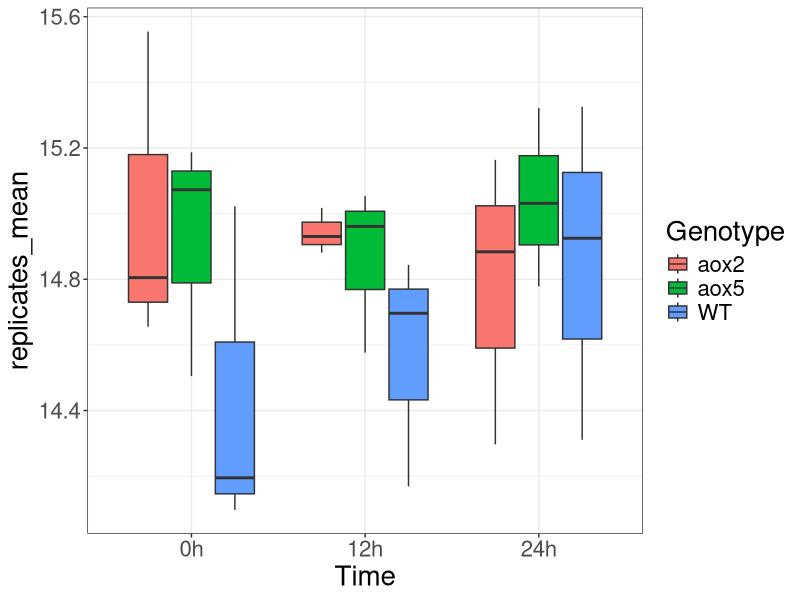
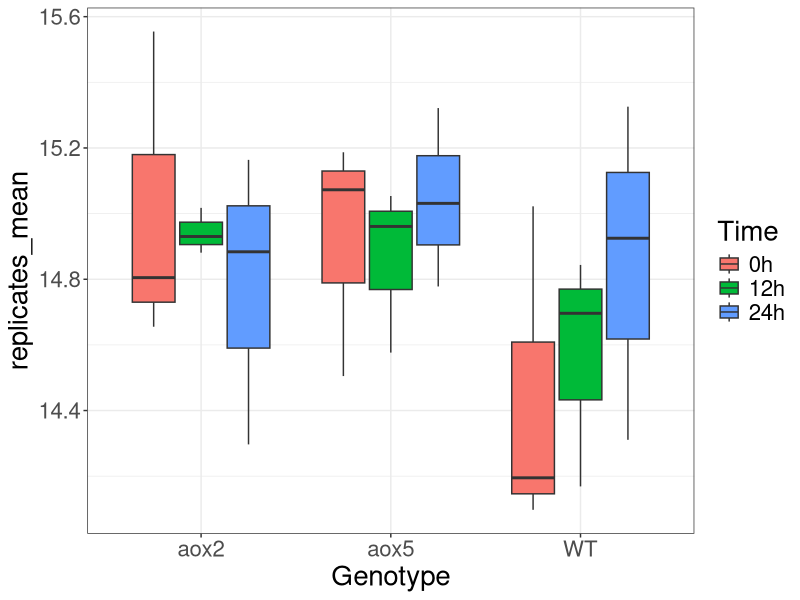

Write R code to recreate these figures, in order.
library(tidyverse)
df <- structure(list(AGI = c("ATCG01240", "ATCG01310", "ATMG00070"), aox2_0h__1 = c(15.79105291, 14.82652303, 14.70630068), aox2_0h__2 = c(16.06494674, 14.50610036, 14.52189807), aox2_0h__3 = c(14.64596287, 14.73266459, 13.07143141), aox2_0h__4 = c(15.71713641, 15.15430026, 16.32190068 ), aox2_12h__1 = c(14.99030606, 15.08046949, 15.8317372), aox2_12h__2 = c(15.15569857, 14.98996474, 14.64862254), aox2_12h__3 = c(15.12144791, 14.90111092, 14.59618842), aox2_12h__4 = c(14.25648197, 15.09832061, 14.64442686), aox2_24h__1 = c(15.23997241, 14.80968391, 14.22573239 ), aox2_24h__2 = c(15.57551513, 14.94861669, 15.18808897), aox2_24h__3 = c(15.04928714, 14.83758685, 13.06948037), aox2_24h__4 = c(14.79035385, 14.93873234, 14.70402827), aox5_0h__1 = c(15.8245918, 14.9351844, 14.67678306), aox5_0h__2 = c(15.75108628, 14.85867002, 14.45704948 ), aox5_0h__3 = c(14.36545859, 14.79296855, 14.82177912), aox5_0h__4 = c(14.80626019, 13.43330964, 16.33482718), aox5_12h__1 = c(14.66327372, 15.22571466, 16.17761867), aox5_12h__2 = c(14.58089039, 14.98545497, 14.4331578), aox5_12h__3 = c(14.58091828, 14.86139511, 15.83898617 ), aox5_12h__4 = c(14.48097297, 15.1420725, 13.39369381), aox5_24h__1 = c(15.41855602, 14.9890092, 13.92629626), aox5_24h__2 = c(15.78386057, 15.19372889, 14.63254456), aox5_24h__3 = c(15.55321382, 14.82013321, 15.74324956), aox5_24h__4 = c(14.53085803, 15.12196994, 14.81028556 ), WT_0h__1 = c(14.0535031, 12.45484834, 14.89102226), WT_0h__2 = c(13.64720361, 15.07144643, 14.99836235), WT_0h__3 = c(14.28295759, 13.75283646, 14.98220861), WT_0h__4 = c(14.79637443, 15.1108037, 15.21711524 ), WT_12h__1 = c(15.05711898, 13.33689777, 14.81064042), WT_12h__2 = c(14.83846779, 13.62497318, 14.76356308), WT_12h__3 = c(14.77215863, 14.72814995, 13.0835214), WT_12h__4 = c(14.70685445, 14.98527337, 16.12727292), WT_24h__1 = c(15.43813077, 14.56918572, 14.92146565 ), WT_24h__2 = c(16.05986898, 14.70583866, 15.64566505), WT_24h__3 = c(14.87721853, 13.22461859, 16.34119942), WT_24h__4 = c(14.92822133, 14.74382383, 12.79146694)), class = "data.frame", row.names = c(NA, -3L))


ss <- df %>% 
        as_tibble() %>% 
        gather(key = "cond" , value = "value" , -AGI) %>% 
        separate(cond , into = c("Genotype", "Time", "Replicate") , sep = "_+") %>% 
        group_by(Genotype, Time,Replicate) 

## average out replicates 
ss_m <- ss %>% group_by(AGI, Genotype , Time) %>% summarise(replicates_mean = mean(value) , stddev = sd(value)) 

## comparing timepoint 
bplot <- ss_m %>% ggplot() + geom_boxplot(aes(x = Time, y = replicates_mean , fill = Genotype)) +  theme_bw() + theme(text = element_text(size = 20))
ggsave(filename = "boxplot.png" ,plot = bplot)


##<a href="https://ibb.co/QXYz5JZ"><img src="https://i.ibb.co/QXYz5JZ/boxplot.png" alt="boxplot" border="0"></a>

## comparing genotype 
bplot2 <- ss_m %>% ggplot() + geom_boxplot(aes(x = Genotype, y = replicates_mean , fill = Time)) +  theme_bw() + theme(text = element_text(size = 20))
ggsave(filename = "boxplot2.png" ,plot = bplot2)

## <a href="https://ibb.co/KLPBspY"><img src="https://i.ibb.co/KLPBspY/boxplot2.png" alt="boxplot2" border="0"></a>


ss_mm <- ss %>% group_by(AGI, Genotype , Time) %>% 
        summarise(replicates_mean = mean(value) , stddev = sd(value)) %>% ## add stddev and mean 
        unite(Genotype, Time , col = "Genotype_Time" , sep = "_") %>% ## unite genotype and time in a single column
        gather(key = summary_type , value = value , replicates_mean , stddev) %>% ## create summary_type variable 
        unite(Genotype_Time, summary_type , col = "Genotype_Time_summary_type",sep = "_") %>% ##create Genotype_Time_summary_type variable
        spread(Genotype_Time_summary_type , value) ## wide format 

glimpse(ss_mm)

